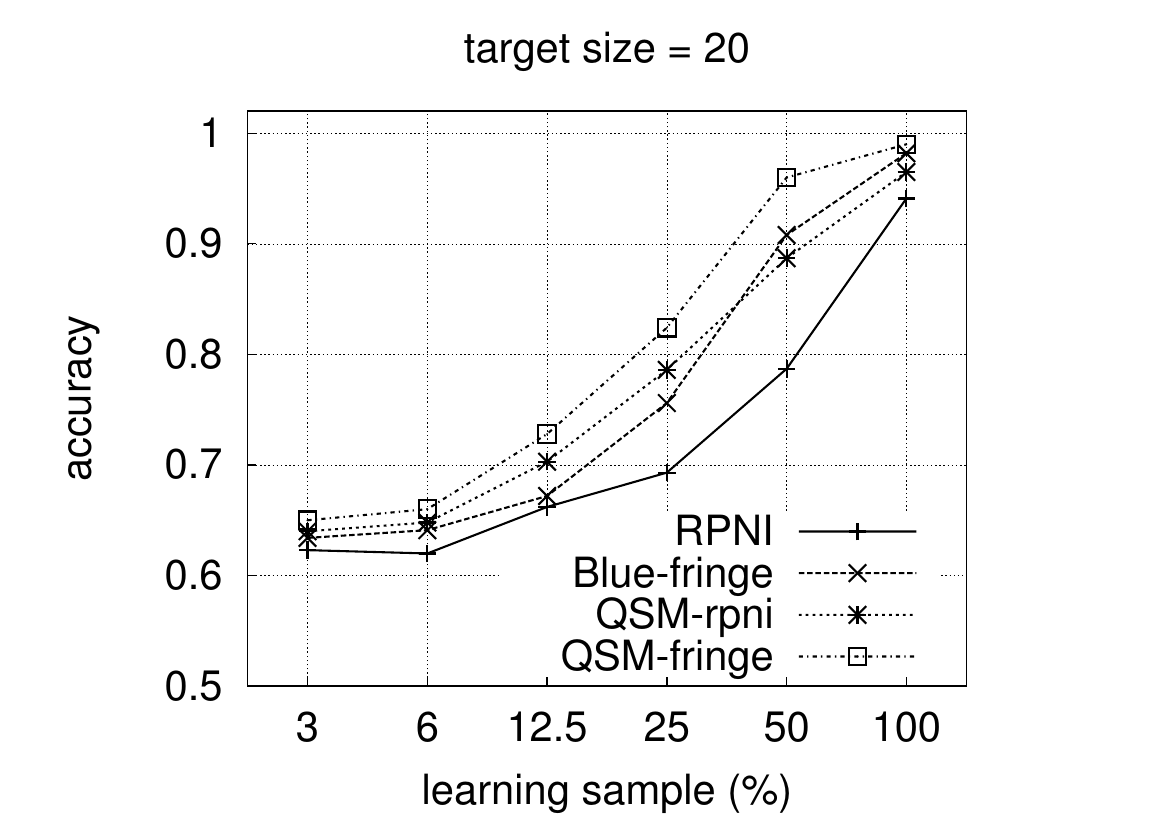

The gnuplot source for this figure:
set terminal postscript "Arial" 30;
set size ratio +0.8;

set style line 1 lt 1 lw 3;
set style line 2 lt 2 lw 3;
set style line 3 lt 3 lw 3;
set style line 4 lt 6 lw 3;
set style line 5 lt 1 lw 2;
set style line 6 lt 2 lw 2;
set style line 7 lt 3 lw 2;
set style line 8 lt 6 lw 2;
set pointsize 2.0;

set lmargin 3
set bmargin 2
set rmargin 0
set tmargin 1

set grid
set style data linespoints;
set key right bottom;

set xrange [0.5:6.5];
set xlabel "learning sample (%)";
set xtics nomirror norotate ("3" 1, "6" 2, "12.5" 3, "25" 4, "50" 5, "100" 6);

set yrange [0.50:1.02];
set ylabel "accuracy";
set ytics nomirror norotate 0.5,0.1,1.0
set output "accuracy.eps";

################################################################################ All
set title 'target size = 20';
plot 'aai08-accuracy.dat' every :::0::0 using 2:4  title "RPNI" with lp ls 1, \
     'aai08-accuracy.dat' every :::0::0 using 2:6  title "Blue-fringe" with lp ls 2, \
     'aai08-accuracy.dat' every :::0::0 using 2:8  title "QSM-rpni" with lp ls 3, \
     'aai08-accuracy.dat' every :::0::0 using 2:10 title "QSM-fringe" with lp ls 4;

set title 'target size = 50';
plot 'aai08-accuracy.dat' every :::1::1 using 2:4  title "RPNI" with lp ls 1, \
     'aai08-accuracy.dat' every :::1::1 using 2:6  title "Blue-fringe" with lp ls 2, \
     'aai08-accuracy.dat' every :::1::1 using 2:8  title "QSM-rpni" with lp ls 3, \
     'aai08-accuracy.dat' every :::1::1 using 2:10 title "QSM-fringe" with lp ls 4;

set title 'target size = 100';
plot 'aai08-accuracy.dat' every :::2::2 using 2:4  title "RPNI" with lp ls 1, \
     'aai08-accuracy.dat' every :::2::2 using 2:6  title "Blue-fringe" with lp ls 2, \
     'aai08-accuracy.dat' every :::2::2 using 2:8  title "QSM-rpni" with lp ls 3, \
     'aai08-accuracy.dat' every :::2::2 using 2:10 title "QSM-fringe" with lp ls 4;

set title 'target size = 200';
plot 'aai08-accuracy.dat' every :::3::3 using 2:4  title "RPNI" with lp ls 1, \
     'aai08-accuracy.dat' every :::3::3 using 2:6  title "Blue-fringe" with lp ls 2, \
     'aai08-accuracy.dat' every :::3::3 using 2:8  title "QSM-rpni" with lp ls 3, \
     'aai08-accuracy.dat' every :::3::3 using 2:10 title "QSM-fringe" with lp ls 4;

################################################################################ RPNI vs. Blue-fringe
set title 'target size = 20';
plot 'aai08-accuracy.dat' every :::0::0 using 2:4 title "RPNI" with lp ls 1, \
     'aai08-accuracy.dat' every :::0::0 using 2:6 title "Blue-fringe" with lp ls 3;

set title 'target size = 50';
plot 'aai08-accuracy.dat' every :::1::1 using 2:4 title "RPNI" with lp ls 1, \
     'aai08-accuracy.dat' every :::1::1 using 2:6 title "Blue-fringe" with lp ls 3;

set title 'target size = 100';
plot 'aai08-accuracy.dat' every :::2::2 using 2:4 title "RPNI" with lp ls 1, \
     'aai08-accuracy.dat' every :::2::2 using 2:6 title "Blue-fringe" with lp ls 3;

set title 'target size = 200';
plot 'aai08-accuracy.dat' every :::3::3 using 2:4 title "RPNI" with lp ls 1, \
     'aai08-accuracy.dat' every :::3::3 using 2:6 title "Blue-fringe" with lp ls 3;

################################################################################ RPNI vs. QSM-rpni
set title 'target size = 20';
plot 'aai08-accuracy.dat' every :::0::0 using 2:4 title "RPNI" with lp ls 1, \
     'aai08-accuracy.dat' every :::0::0 using 2:8 title "QSM-rpni" with lp ls 3;

set title 'target size = 50';
plot 'aai08-accuracy.dat' every :::1::1 using 2:4 title "RPNI" with lp ls 1, \
     'aai08-accuracy.dat' every :::1::1 using 2:8 title "QSM-rpni" with lp ls 3;

set title 'target size = 100';
plot 'aai08-accuracy.dat' every :::2::2 using 2:4 title "RPNI" with lp ls 1, \
     'aai08-accuracy.dat' every :::2::2 using 2:8 title "QSM-rpni" with lp ls 3;

set title 'target size = 200';
plot 'aai08-accuracy.dat' every :::3::3 using 2:4 title "RPNI" with lp ls 1, \
     'aai08-accuracy.dat' every :::3::3 using 2:8 title "QSM-rpni" with lp ls 3;

################################################################################ Blue-fringe vs. QSM-fringe
set title 'target size = 20';
plot 'aai08-accuracy.dat' every :::0::0 using 2:6  title "Blue-fringe" with lp ls 1, \
     'aai08-accuracy.dat' every :::0::0 using 2:10 title "QSM-fringe" with lp ls 3;

set title 'target size = 50';
plot 'aai08-accuracy.dat' every :::1::1 using 2:6  title "Blue-fringe" with lp ls 1, \
     'aai08-accuracy.dat' every :::1::1 using 2:10 title "QSM-fringe" with lp ls 3;

set title 'target size = 100';
plot 'aai08-accuracy.dat' every :::2::2 using 2:6  title "Blue-fringe" with lp ls 1, \
     'aai08-accuracy.dat' every :::2::2 using 2:10 title "QSM-fringe" with lp ls 3;

set title 'target size = 200';
plot 'aai08-accuracy.dat' every :::3::3 using 2:6  title "Blue-fringe" with lp ls 1, \
     'aai08-accuracy.dat' every :::3::3 using 2:10 title "QSM-fringe" with lp ls 3;

################################################################################ QSM-rpni vs. QSM-fringe
set title 'target size = 20';
plot 'aai08-accuracy.dat' every :::0::0 using 2:8  title "QSM-rpni" with lp ls 1, \
     'aai08-accuracy.dat' every :::0::0 using 2:10 title "QSM-fringe" with lp ls 3;

set title 'target size = 50';
plot 'aai08-accuracy.dat' every :::1::1 using 2:8  title "QSM-rpni" with lp ls 1, \
     'aai08-accuracy.dat' every :::1::1 using 2:10 title "QSM-fringe" with lp ls 3;

set title 'target size = 100';
plot 'aai08-accuracy.dat' every :::2::2 using 2:8  title "QSM-rpni" with lp ls 1, \
     'aai08-accuracy.dat' every :::2::2 using 2:10 title "QSM-fringe" with lp ls 3;

set title 'target size = 200';
plot 'aai08-accuracy.dat' every :::3::3 using 2:8  title "QSM-rpni" with lp ls 1, \
     'aai08-accuracy.dat' every :::3::3 using 2:10 title "QSM-fringe" with lp ls 3;


